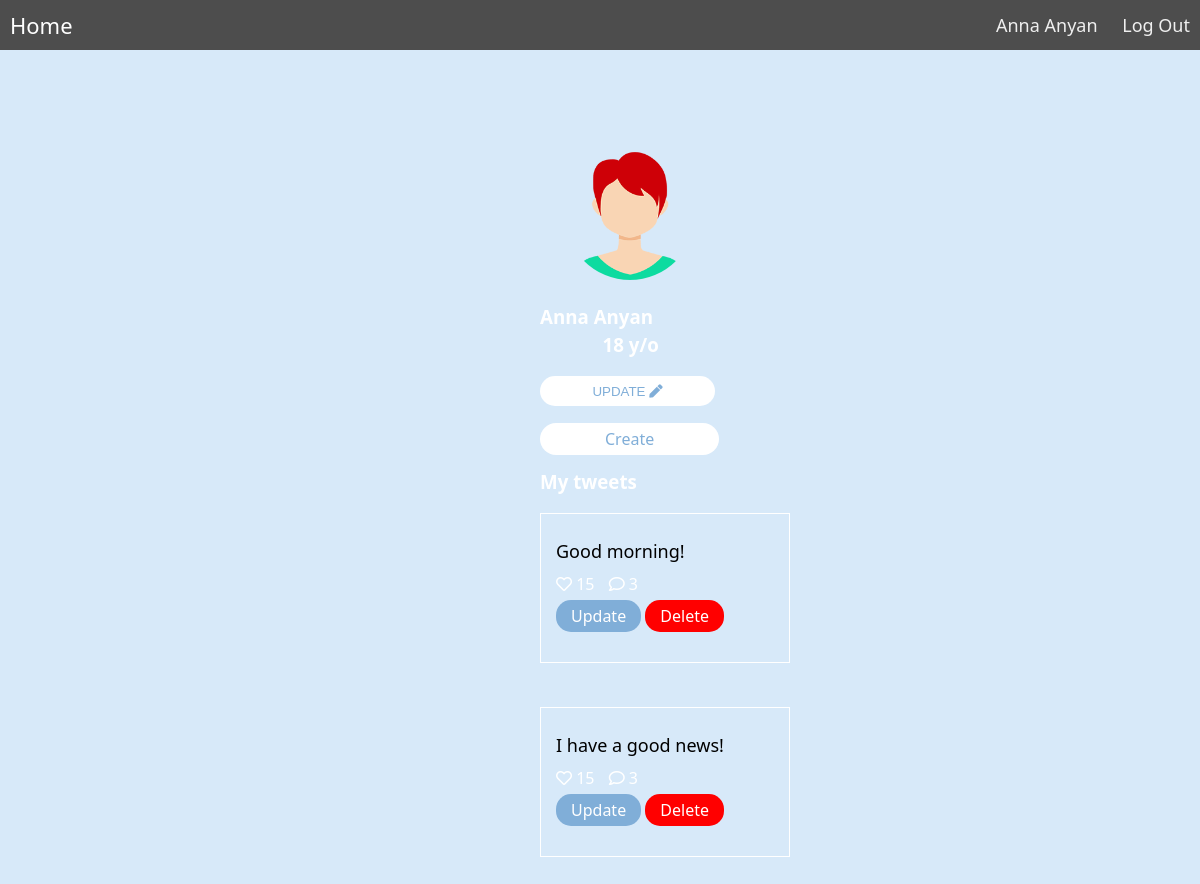
/users/4/profile/ (signed in), run on the app's committed database.
### users/models.py (models this page shows, shortened)
class Profile(models.Model):
    user = models.OneToOneField(User, on_delete=models.CASCADE, null=True, blank=True)
    name = models.CharField(max_length=30)
    surname = models.CharField(max_length=50)
    age = models.IntegerField()
    profile_image = models.ImageField(upload_to="media")

### to_do/models.py (models this page shows)
class NewTweet(models.Model):
    tweet = models.CharField(max_length=255, blank=True)
    user = models.ForeignKey(User, on_delete=models.CASCADE)
    date_create = models.DateTimeField(auto_now_add=True)
    def __str__(self):
        return self.tweet

### users/views.py (the view)
# urls.py: path("<int:user_id>/profile/", views.profile_view, name='profile'),
@login_required
def profile_view(request, user_id):
    if request.user.id != user_id:
        return HttpResponse("It's not your profile, you can't open that!")
    profile = Profile.objects.get(user_id=user_id)
    tweet_list = NewTweet.objects.all()
    return render(request, "users/profile.html", {'profile': profile, 'tweet_list': tweet_list})

### users/templates/users/profile.html (shortened to what this page needs)
<!DOCTYPE html>
<html>
<head>
    <link rel="stylesheet" href="https://pro.fontawesome.com/releases/v5.10.0/css/all.css" />
</head>
<body style="background: #d7e9f9">
    <div class="nav">
        <div class="nav-header">
            <div class="nav-title">
                <a href="{% url 'home' %}" style="text-decoration: none; color: white">Home
          </a>
            </div>
        </div>
        <div class="nav-links">
            <a href="" target="_blank">{{profile.name}} {{profile.surname}}</a>
            <a href="{% url 'user_logout'%}">Log Out</a>
        </div>
    </div>
    <div class="profile-card" style="max-width: 250px; margin-left: 45%; margin-top: 100px">
        <img style="
          width: 130px;
          height: 130px;
          margin-left: 25px;
          border-radius: 50%;
        " src="{{profile.profile_image.url}}" />
        <div class="card-content" style="color: white">
            <h3>{{profile.name}} {{profile.surname}}</h3>
            <h3 style="width: 65px; margin-left: 25%; margin-top: -15px">
                {{profile.age}} <span>y/o</span>
            </h3>
            <div class="item-row">
                <a href="{% url 'update_profile' profile.id %}">
                    <button class="btn btn-sm btna-success" type="submit" style="
                width: 70%;
                background: white;
                color: #80aed8;
                border: none;
                height: 30px;
                border-radius: 20px;
                cursor: pointer;
                transition: 0.4s;
              ">
              UPDATE <i class="fas fa-pen"></i>
            </button></a>
                <br>
                <br>
                <div class="item-row">
                    <a style="
                text-decoration: none;
                color: #80aed8;
                background: white;
                border-radius: 25px;
                padding: 5px 65px;
            " class="btn btn-sm btn-info" href="{% url 'create' %}">Create</a>
                    <div class="my-twits">
                        <h3>My tweets</h3>
                        {% for item in tweet_list %} {% if item.user_id == profile.user_id %}
                        <div class="item" style="
                        padding: 25px 15px 35px 15px;
                        border: 1px solid #fff;
                    ">
                            <a style="
                            text-decoration: none;
                            color: black;
                            font-size: 18px;
                        " href="{% url 'retrieve_tweet' item.id %}"> {{ item }} </a>
                            <div class="likes-com" style="
                            margin: 10px 0 10px 0px;
                        ">
                                <span style="cursor: pointer"><i class="far fa-heart"></i> 15</span>
                                <span style="margin-left: 10px; cursor: pointer"><i class="far fa-comment"></i> 3</span>
                            </div>
                            <div class="item-row">
                                <a style="
                                background: #80aed8;
                                color: white;
                                text-decoration: none;
                                padding: 5px 15px;
                                border-radius: 15px;
                            " class="btn btn-sm btn-info" href="{% url 'tweet_update' item.id %}">Update</a>
                                <a style="
                                background: red;
                                color: white;
                                text-decoration: none;
                                padding: 5px 15px;
                                border-radius: 15px;
                            " class="btn btn-sm btn-danger" href="{% url 'tweet_delete' item.id %}">Delete</a>
                            </div>
                        </div>
                    </div>
                </div>
                <br>
                <br> {% endif %} {% endfor %}
            </div>
</body>
</html>

### users/templates/users/profile.html (style rules this page uses)
* { box-sizing: border-box; }
body { margin: 0px; font-family: "segoe ui"; }
.nav { height: 50px; width: 100%; background-color: #4d4d4d; position: relative; }
.nav>.nav-header { display: inline; }
.nav>.nav-header>.nav-title { display: inline-block; font-size: 22px; color: #fff; padding: 10px 10px 10px 10px; }
.nav>.nav-links { display: inline; float: right; font-size: 18px; }
.nav>.nav-links>a { display: inline-block; padding: 13px 10px 13px 10px; text-decoration: none; color: #efefef; }

### data on the page
Profile: name "Anna", surname "Anyan", profile_image (picture), age "18"
NewTweet: tweet "Good morning!"
NewTweet: tweet "I have a good news!"
